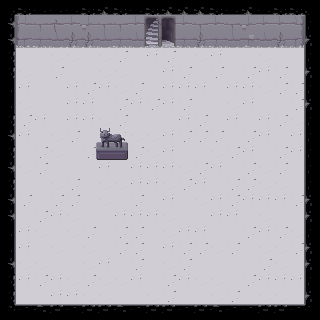

Tiled map render using the project's own tile images. Description and the whole map definition, tile-layer contents included, below:
An orthogonal 20x20 tile map with 16x16 px tiles, 2 tile layers (0, Upper), 1 hidden layer not drawn.

<map version="1.0" tiledversion="1.1.6" orientation="orthogonal" renderorder="right-down" width="20" height="20" tilewidth="16" tileheight="16" infinite="0" nextobjectid="7">
 <tileset firstgid="1" name="dungeon tileset calciumtrice" tilewidth="16" tileheight="16" tilecount="1050" columns="30">
  <image source="tileset.png" width="480" height="560" />
 </tileset>
 <layer name="0" width="20" height="20">
  <data encoding="csv">
83,42,44,44,44,42,43,42,44,42,43,43,43,42,44,43,44,42,42,82,
46,121,124,123,125,122,124,124,125,128,129,125,124,125,124,122,125,125,126,38,
46,151,155,154,153,153,154,155,154,158,159,155,153,155,154,152,154,153,156,37,
45,273,211,272,272,211,272,275,273,274,275,211,272,274,273,211,272,211,211,38,
45,272,273,275,273,211,272,272,211,273,274,275,211,275,273,275,274,275,211,37,
47,274,273,211,274,275,274,272,275,211,274,274,274,273,274,274,272,275,275,38,
47,272,211,273,274,274,273,275,274,275,274,275,273,211,272,274,273,211,275,37,
45,275,274,273,274,274,272,275,273,273,273,274,275,211,274,273,274,275,272,38,
46,274,273,272,275,273,211,273,272,272,274,275,275,275,211,275,274,273,274,38,
45,273,275,272,211,275,273,211,275,272,274,273,273,272,275,274,211,275,274,38,
46,272,275,273,273,211,274,273,274,274,274,272,275,274,211,275,272,275,211,38,
45,273,273,272,275,273,272,272,274,274,272,275,274,211,275,275,272,272,273,38,
46,275,211,275,275,211,272,273,275,211,274,273,272,274,275,274,274,274,275,37,
46,273,275,274,272,273,273,274,274,274,272,273,211,274,274,273,272,211,273,37,
47,274,272,273,272,275,273,275,275,211,272,274,274,211,273,275,274,275,272,38,
47,274,211,272,211,272,273,275,275,273,274,275,275,272,275,211,272,272,275,37,
46,272,272,273,273,272,274,273,275,273,272,275,273,273,211,273,275,272,211,37,
45,274,275,274,272,275,272,272,274,273,275,274,272,272,273,275,274,274,274,38,
45,211,211,274,274,272,272,273,211,272,275,273,211,272,275,211,272,272,273,37,
81,41,40,39,41,39,39,40,41,39,39,41,39,40,41,41,39,39,41,80
</data>
 </layer>
 <layer name="Upper" width="20" height="20">
  <data encoding="csv">
0,0,0,0,0,0,0,0,0,0,0,0,0,0,0,0,0,0,0,0,
0,0,0,0,0,0,0,0,0,0,0,0,0,0,0,0,0,0,0,0,
0,0,0,0,0,0,0,0,0,0,0,0,0,0,0,0,0,0,0,0,
0,0,0,0,0,0,0,0,0,0,0,0,0,0,0,0,0,0,0,0,
0,0,0,0,0,0,0,0,0,0,0,0,0,0,0,0,0,0,0,0,
0,0,0,0,0,0,0,0,0,0,0,0,0,0,0,0,0,0,0,0,
0,0,0,0,0,0,0,0,0,0,0,0,0,0,0,0,0,0,0,0,
0,0,0,0,0,0,0,0,0,0,0,0,0,0,0,0,0,0,0,0,
0,0,0,0,0,0,595,596,0,0,0,0,0,0,0,0,0,0,0,0,
0,0,0,0,0,0,625,626,0,0,0,0,0,0,0,0,0,0,0,0,
0,0,0,0,0,0,0,0,0,0,0,0,0,0,0,0,0,0,0,0,
0,0,0,0,0,0,0,0,0,0,0,0,0,0,0,0,0,0,0,0,
0,0,0,0,0,0,0,0,0,0,0,0,0,0,0,0,0,0,0,0,
0,0,0,0,0,0,0,0,0,0,0,0,0,0,0,0,0,0,0,0,
0,0,0,0,0,0,0,0,0,0,0,0,0,0,0,0,0,0,0,0,
0,0,0,0,0,0,0,0,0,0,0,0,0,0,0,0,0,0,0,0,
0,0,0,0,0,0,0,0,0,0,0,0,0,0,0,0,0,0,0,0,
0,0,0,0,0,0,0,0,0,0,0,0,0,0,0,0,0,0,0,0,
0,0,0,0,0,0,0,0,0,0,0,0,0,0,0,0,0,0,0,0,
0,0,0,0,0,0,0,0,0,0,0,0,0,0,0,0,0,0,0,0
</data>
 </layer>
 <layer name="Colliders" width="20" height="20" visible="0">
  <data encoding="csv">
977,977,977,977,977,977,977,977,977,977,977,977,977,977,977,977,977,977,977,977,
977,975,975,975,975,975,975,975,975,975,975,975,975,975,975,975,975,975,975,977,
977,975,975,975,975,975,975,975,975,975,975,975,975,975,975,975,975,975,975,977,
977,0,0,0,0,0,0,0,0,0,0,0,0,0,0,0,0,0,0,977,
977,0,0,0,0,0,0,0,0,0,0,0,0,0,0,0,0,0,0,977,
977,0,0,0,0,0,0,0,0,0,0,0,0,0,0,0,0,0,0,977,
977,0,0,0,0,0,0,0,0,0,0,0,0,0,0,0,0,0,0,977,
977,0,0,0,0,0,0,0,0,0,0,0,0,0,0,0,0,0,0,977,
977,0,0,0,0,0,976,976,0,0,0,0,0,0,0,0,0,0,0,977,
977,0,0,0,0,0,976,976,0,0,0,0,0,0,0,0,0,0,0,977,
977,0,0,0,0,0,0,0,0,0,0,0,0,0,0,0,0,0,0,977,
977,0,0,0,0,0,0,0,0,0,0,0,0,0,0,0,0,0,0,977,
977,0,0,0,0,0,0,0,0,0,0,0,0,0,0,0,0,0,0,977,
977,0,0,0,0,0,0,0,0,0,0,0,0,0,0,0,0,0,0,977,
977,0,0,0,0,0,0,0,0,0,0,0,0,0,0,0,0,0,0,977,
977,0,0,0,0,0,0,0,0,0,0,0,0,0,0,0,0,0,0,977,
977,0,0,0,0,0,0,0,0,0,0,0,0,0,0,0,0,0,0,977,
977,0,0,0,0,0,0,0,0,0,0,0,0,0,0,0,0,0,0,977,
977,0,0,0,0,0,0,0,0,0,0,0,0,0,0,0,0,0,0,977,
977,977,977,977,977,977,977,977,977,977,977,977,977,977,977,977,977,977,977,977
</data>
 </layer>
</map>
